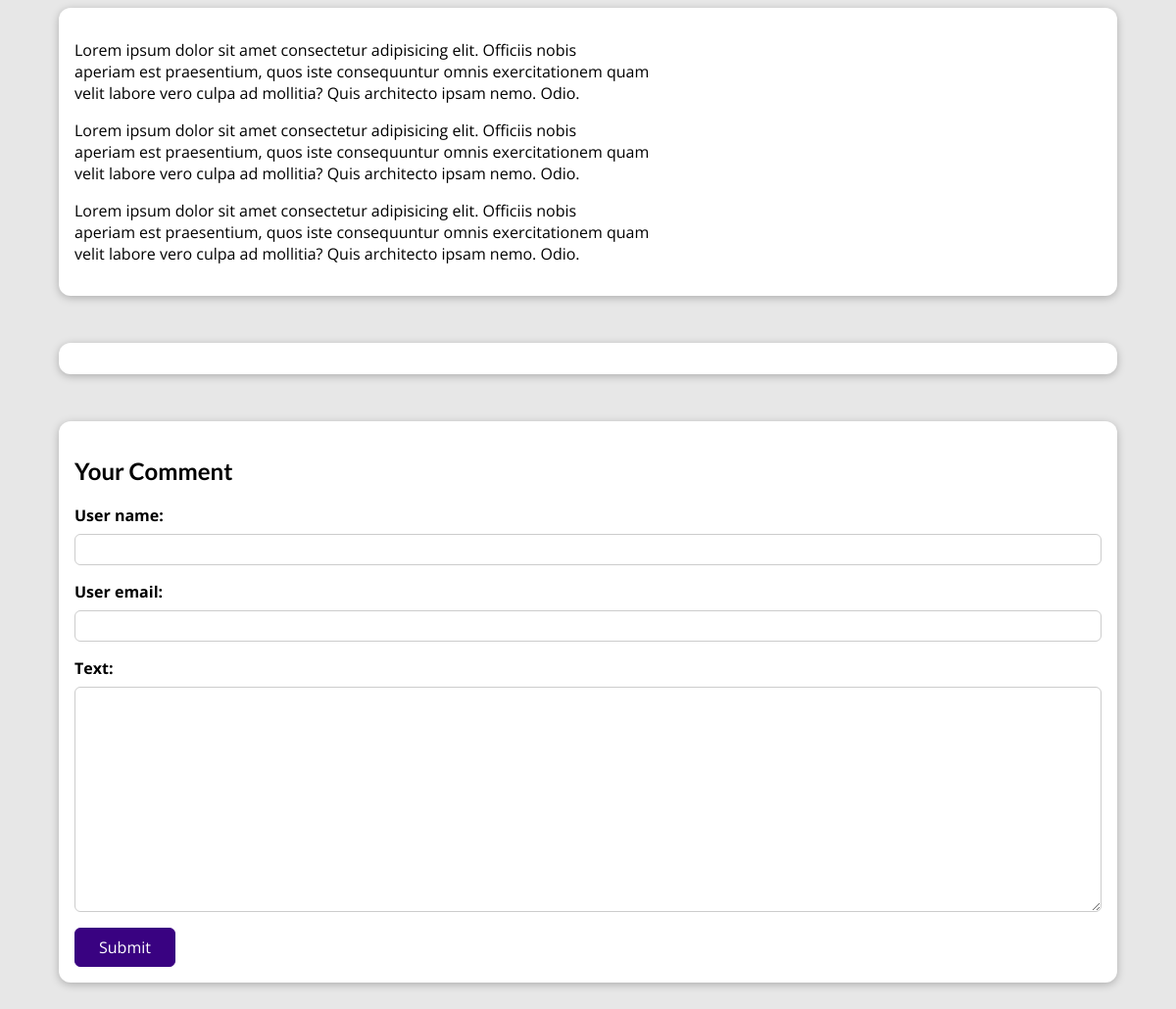
The page /posts/programming-is-fun (lower part) on the database as committed earlier.
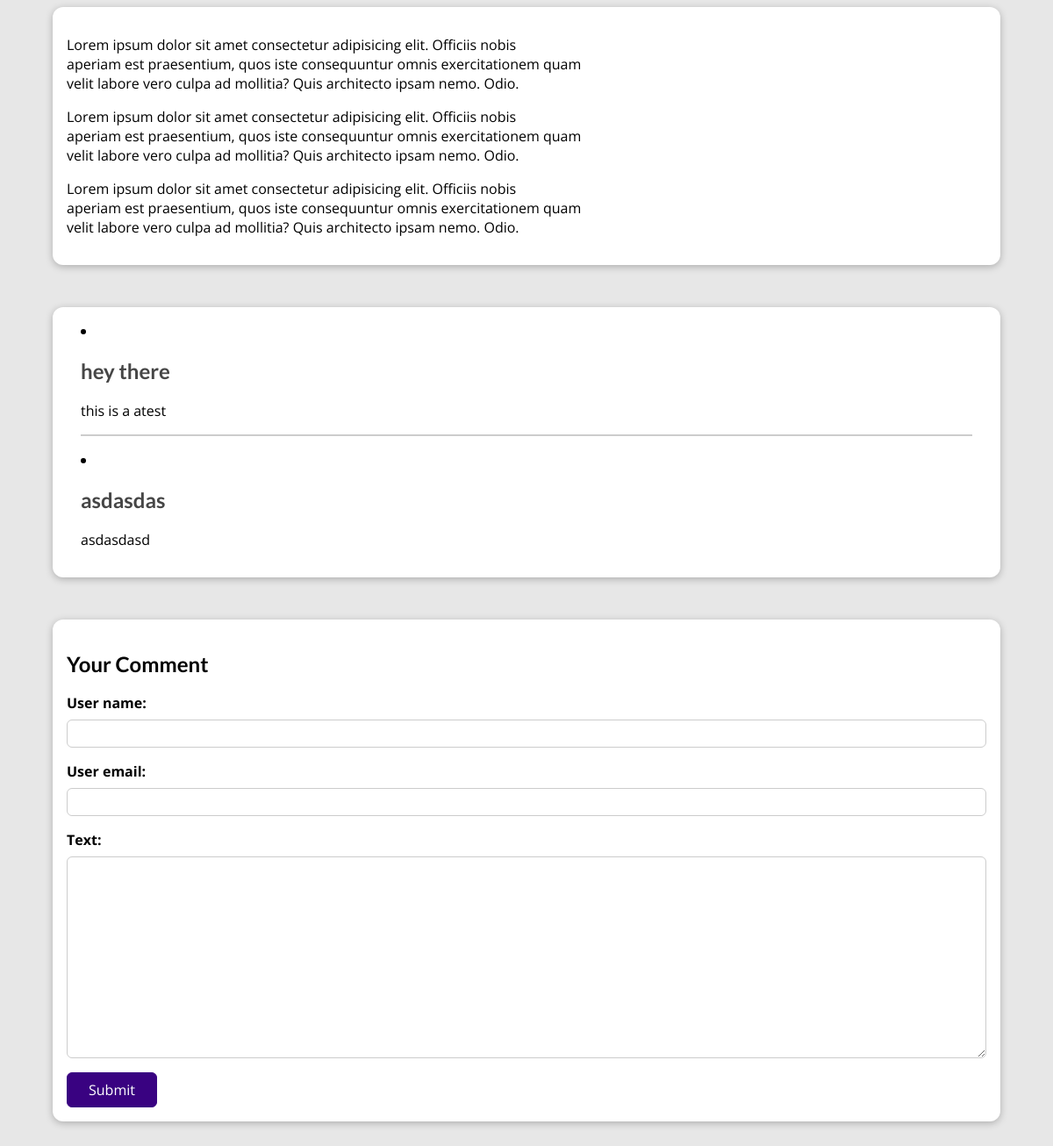
The same page on the database as committed later.
### blog/models.py (models this page shows, shortened)
class Comment(models.Model):
    user_name = models.CharField(max_length=120)
    user_email = models.EmailField()
    text = models.TextField(max_length=400)
    post = models.ForeignKey(PostModel,on_delete=models.SET_NULL,null=True,related_name='comments')

### blog/views.py (the view, shortened to what this page needs)
# urls.py: path('posts/<slug:slug>',SinglePost.as_view(),name='post-detail-page'),
class SinglePost(View):
    def is_stored_post(self,request,post_id):
        stored_post = request.session.get('stored_posts')
        if stored_post is not None:
            is_saved = post_id in stored_post
        else:
            is_saved = False
        return is_saved
    def get(self,request,slug):
        post = PostModel.objects.get(slug=slug)
        return render(request,'blog/post-detail.html',{
            'post':post,
            'tags':post.tag.all(),
            'comment_form':CommentForm(),
            'comments':post.comments.all().order_by('-id'),
            'is_saved':self.is_stored_post(request,post.id)
        })

### blog/forms.py
class CommentForm(forms.ModelForm):
    class Meta:
        model = Comment
        exclude = ['post']
        label = {
            "user_name":"Your name",
            "user_email":"Your email",
            "text":"Your Comment"
        }

### blog/models.py (called while the page is built)
    def full_name(self):
        return f"{self.first_name} {self.last_name}"

    def __str__(self) -> str:
        return self.full_name()

### blog/templates/blog/post-detail.html (shortened to what this page needs)
{% extends "base.html" %}
{% load static %}{% comment %} Holy shit dude why isnt it not working without this 🥴{% endcomment %}
{% block css_file %}
<link rel="stylesheet" href="{% static "blog/post-detail.css" %}"/>
{% endblock css_file %}
{% block content %}
<main>
    {{post.content|linebreaks}}
</main>
<div id="comments">
    {% for comment in comments %}
    <li>
        <h2>{{comment.user_name}}</h2>
        <p>{{comment.text|linebreaks}}</p>
    </li>
    {% endfor %}
</div>
<div id="comment-form">
    <form action="{%url 'post-detail-page' post.slug %}" method="POST" >
        <h2>Your Comment</h2>
        {% for form_field in comment_form %}
            <div class="form-control {% if form_field.errors %} invalid {% endif %}">
                {{form_field.label_tag}}
                {{form_field}}
            </div>
        {% endfor %}
        <button>Submit</button>
    </form>
</div>
{% endblock content %}

Rows that differ between the two databases and show on the page:
added Comment: user_name "hey there", text "this is a atest"
added Comment: user_name "asdasdas", text "asdasdasd"
